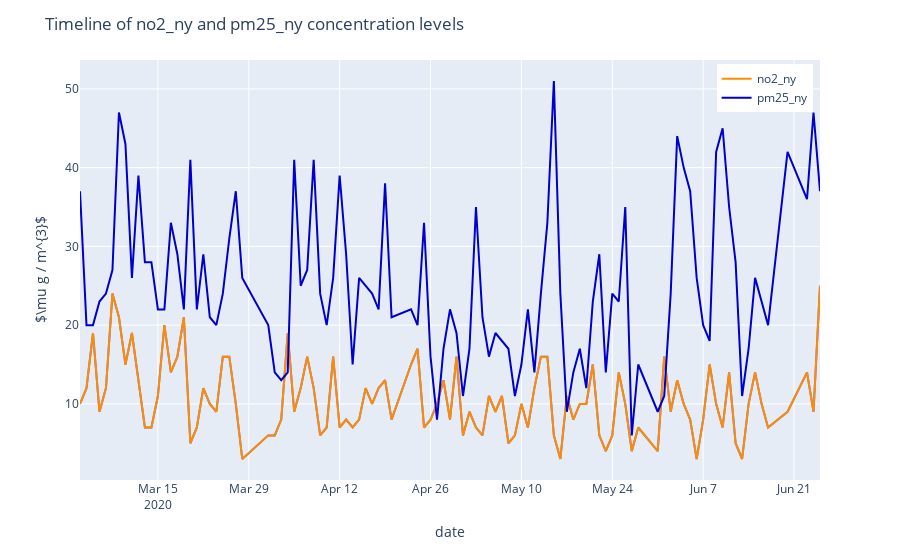

Notebook code for this chart:
### Code cell
# 4.2.2.2) Timeline of pollutant concentration levels
plot_pollutant_concentration_by_date(df_final, 'date', 'no2_ny', 'pm25_ny')
# plot_pollutant_concentration_by_date(df_final, 'date', 'no2_ny_ip', 'pm25_ny_ip')
